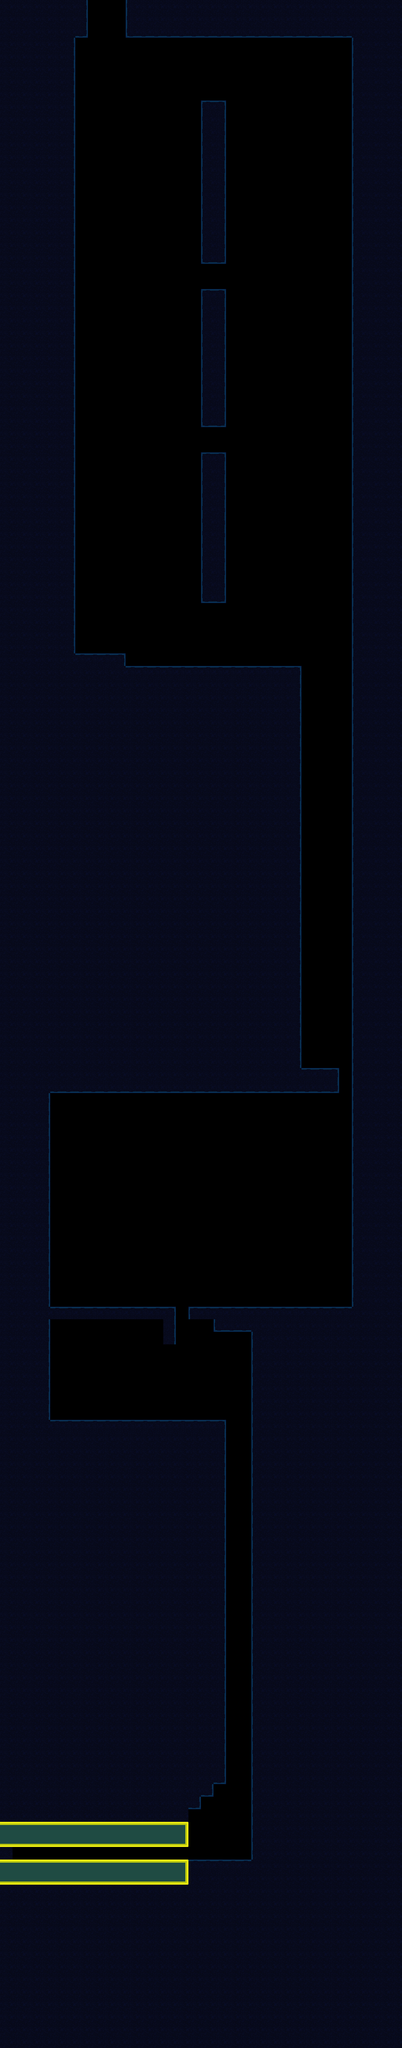

The image is a tile-based game level rendered from a .tmx file. Its description and source (layers, tilesets, objects; grid data summarised) follow:
An orthogonal 32x163 tile map with 32x32 px tiles, 1 tile layer (Ground), 1 hidden layer not drawn, 2 tilesets and 48 objects (19x Urchin, 12x Light, 5x Bubble, 2x Lever, 2x Door, ...).

<map version="1.10" tiledversion="1.10.2" orientation="orthogonal" renderorder="right-down" width="32" height="163" tilewidth="32" tileheight="32" infinite="0" nextlayerid="4" nextobjectid="173">
 <editorsettings>
  <export target="../maps/Chase.tmj" format="json" />
 </editorsettings>
 <tileset firstgid="1" name="MarkingTile" tilewidth="32" tileheight="32" tilecount="1" columns="1">
  <image source="../sampleTile.png" width="32" height="32" />
  <tile id="0">
   <properties>
    <property name="collides" type="bool" value="true" />
   </properties>
  </tile>
 </tileset>
 <tileset firstgid="2" name="AquaTile" tilewidth="32" tileheight="32" tilecount="100" columns="10">
  <image source="../StaticImages/tilesheet.png" width="320" height="320" />
  <tile id="0">
   <properties>
    <property name="collides" type="bool" value="false" />
   </properties>
  </tile>
  <tile id="1">
   <properties>
    <property name="collides" type="bool" value="true" />
   </properties>
  </tile>
  <tile id="2">
   <properties>
    <property name="collides" type="bool" value="true" />
   </properties>
  </tile>
  <tile id="3">
   <properties>
    <property name="collides" type="bool" value="true" />
   </properties>
  </tile>
  <tile id="4">
   <properties>
    <property name="collides" type="bool" value="false" />
   </properties>
  </tile>
  <tile id="5">
   <properties>
    <property name="collides" type="bool" value="true" />
   </properties>
  </tile>
  <tile id="6">
   <properties>
    <property name="collides" type="bool" value="true" />
   </properties>
  </tile>
  <tile id="7">
   <properties>
    <property name="collides" type="bool" value="true" />
   </properties>
  </tile>
  <tile id="8">
   <properties>
    <property name="collides" type="bool" value="false" />
   </properties>
  </tile>
  <tile id="9">
   <properties>
    <property name="collides" type="bool" value="false" />
   </properties>
  </tile>
  <tile id="10">
   <properties>
    <property name="collides" type="bool" value="false" />
   </properties>
  </tile>
  <tile id="11">
   <properties>
    <property name="collides" type="bool" value="true" />
   </properties>
  </tile>
  <tile id="12">
   <properties>
    <property name="collides" type="bool" value="false" />
   </properties>
  </tile>
  <tile id="13">
   <properties>
    <property name="collides" type="bool" value="true" />
   </properties>
  </tile>
  <tile id="14">
   <properties>
    <property name="collides" type="bool" value="false" />
   </properties>
  </tile>
  <tile id="15">
   <properties>
    <property name="collides" type="bool" value="true" />
   </properties>
  </tile>
  <tile id="16">
   <properties>
    <property name="collides" type="bool" value="true" />
   </properties>
  </tile>
  <tile id="17">
   <properties>
    <property name="collides" type="bool" value="true" />
   </properties>
  </tile>
  <tile id="18">
   <properties>
    <property name="collides" type="bool" value="false" />
   </properties>
  </tile>
  <tile id="19">
   <properties>
    <property name="collides" type="bool" value="false" />
   </properties>
  </tile>
  <tile id="20">
   <properties>
    <property name="collides" type="bool" value="false" />
   </properties>
  </tile>
  <tile id="21">
   <properties>
    <property name="collides" type="bool" value="true" />
   </properties>
  </tile>
  <tile id="22">
   <properties>
    <property name="collides" type="bool" value="true" />
   </properties>
  </tile>
  <tile id="23">
   <properties>
    <property name="collides" type="bool" value="true" />
   </properties>
  </tile>
  <tile id="24">
   <properties>
    <property name="collides" type="bool" value="false" />
   </properties>
  </tile>
  <tile id="25">
   <properties>
    <property name="collides" type="bool" value="true" />
   </properties>
  </tile>
  <tile id="26">
   <properties>
    <property name="collides" type="bool" value="true" />
   </properties>
  </tile>
  <tile id="27">
   <properties>
    <property name="collides" type="bool" value="true" />
   </properties>
  </tile>
  <tile id="28">
   <properties>
    <property name="collides" type="bool" value="false" />
   </properties>
  </tile>
  <tile id="29">
   <properties>
    <property name="collides" type="bool" value="false" />
   </properties>
  </tile>
  <tile id="30">
   <properties>
    <property name="collides" type="bool" value="false" />
   </properties>
  </tile>
  <tile id="31">
   <properties>
    <property name="collides" type="bool" value="false" />
   </properties>
  </tile>
  <tile id="32">
   <properties>
    <property name="collides" type="bool" value="false" />
   </properties>
  </tile>
  <tile id="33">
   <properties>
    <property name="collides" type="bool" value="false" />
   </properties>
  </tile>
  <tile id="34">
   <properties>
    <property name="collides" type="bool" value="false" />
   </properties>
  </tile>
  <tile id="35">
   <properties>
    <property name="collides" type="bool" value="false" />
   </properties>
  </tile>
  <tile id="36">
   <properties>
    <property name="collides" type="bool" value="false" />
   </properties>
  </tile>
  <tile id="37">
   <properties>
    <property name="collides" type="bool" value="false" />
   </properties>
  </tile>
  <tile id="38">
   <properties>
    <property name="collides" type="bool" value="false" />
   </properties>
  </tile>
  <tile id="39">
   <properties>
    <property name="collides" type="bool" value="false" />
   </properties>
  </tile>
  <tile id="40">
   <properties>
    <property name="collides" type="bool" value="false" />
   </properties>
  </tile>
  <tile id="41">
   <properties>
    <property name="collides" type="bool" value="true" />
   </properties>
  </tile>
  <tile id="42">
   <properties>
    <property name="collides" type="bool" value="true" />
   </properties>
  </tile>
  <tile id="43">
   <properties>
    <property name="collides" type="bool" value="true" />
   </properties>
  </tile>
  <tile id="44">
   <properties>
    <property name="collides" type="bool" value="false" />
   </properties>
  </tile>
  <tile id="45">
   <properties>
    <property name="collides" type="bool" value="false" />
   </properties>
  </tile>
  <tile id="46">
   <properties>
    <property name="collides" type="bool" value="false" />
   </properties>
  </tile>
  <tile id="47">
   <properties>
    <property name="collides" type="bool" value="false" />
   </properties>
  </tile>
  <tile id="48">
   <properties>
    <property name="collides" type="bool" value="false" />
   </properties>
  </tile>
  <tile id="49">
   <properties>
    <property name="collides" type="bool" value="false" />
   </properties>
  </tile>
  <tile id="50">
   <properties>
    <property name="collides" type="bool" value="false" />
   </properties>
  </tile>
  <tile id="51">
   <properties>
    <property name="collides" type="bool" value="true" />
   </properties>
  </tile>
  <tile id="52">
   <properties>
    <property name="collides" type="bool" value="true" />
   </properties>
  </tile>
  <tile id="53">
   <properties>
    <property name="collides" type="bool" value="true" />
   </properties>
  </tile>
  <tile id="54">
   <properties>
    <property name="collides" type="bool" value="false" />
   </properties>
  </tile>
  <tile id="55">
   <properties>
    <property name="collides" type="bool" value="false" />
   </properties>
  </tile>
  <tile id="56">
   <properties>
    <property name="collides" type="bool" value="false" />
   </properties>
  </tile>
  <tile id="57">
   <properties>
    <property name="collides" type="bool" value="false" />
   </properties>
  </tile>
  <tile id="58">
   <properties>
    <property name="collides" type="bool" value="false" />
   </properties>
  </tile>
  <tile id="59">
   <properties>
    <property name="collides" type="bool" value="false" />
   </properties>
  </tile>
  <tile id="60">
   <properties>
    <property name="collides" type="bool" value="false" />
   </properties>
  </tile>
  <tile id="61">
   <properties>
    <property name="collides" type="bool" value="true" />
   </properties>
  </tile>
  <tile id="62">
   <properties>
    <property name="collides" type="bool" value="true" />
   </properties>
  </tile>
  <tile id="63">
   <properties>
    <property name="collides" type="bool" value="true" />
   </properties>
  </tile>
  <tile id="64">
   <properties>
    <property name="collides" type="bool" value="false" />
   </properties>
  </tile>
  <tile id="65">
   <properties>
    <property name="collides" type="bool" value="false" />
   </properties>
  </tile>
  <tile id="66">
   <properties>
    <property name="collides" type="bool" value="false" />
   </properties>
  </tile>
  <tile id="67">
   <properties>
    <property name="collides" type="bool" value="false" />
   </properties>
  </tile>
  <tile id="68">
   <properties>
    <property name="collides" type="bool" value="false" />
   </properties>
  </tile>
  <tile id="69">
   <properties>
    <property name="collides" type="bool" value="false" />
   </properties>
  </tile>
  <tile id="70">
   <properties>
    <property name="collides" type="bool" value="false" />
   </properties>
  </tile>
  <tile id="71">
   <properties>
    <property name="collides" type="bool" value="false" />
   </properties>
  </tile>
  <tile id="72">
   <properties>
    <property name="collides" type="bool" value="false" />
   </properties>
  </tile>
  <tile id="73">
   <properties>
    <property name="collides" type="bool" value="false" />
   </properties>
  </tile>
  <tile id="74">
   <properties>
    <property name="collides" type="bool" value="false" />
   </properties>
  </tile>
  <tile id="75">
   <properties>
    <property name="collides" type="bool" value="false" />
   </properties>
  </tile>
  <tile id="76">
   <properties>
    <property name="collides" type="bool" value="false" />
   </properties>
  </tile>
  <tile id="77">
   <properties>
    <property name="collides" type="bool" value="false" />
   </properties>
  </tile>
  <tile id="78">
   <properties>
    <property name="collides" type="bool" value="false" />
   </properties>
  </tile>
  <tile id="79">
   <properties>
    <property name="collides" type="bool" value="false" />
   </properties>
  </tile>
  <tile id="80">
   <properties>
    <property name="collides" type="bool" value="false" />
   </properties>
  </tile>
  <tile id="81">
   <properties>
    <property name="collides" type="bool" value="false" />
   </properties>
  </tile>
  <tile id="82">
   <properties>
    <property name="collides" type="bool" value="false" />
   </properties>
  </tile>
  <tile id="83">
   <properties>
    <property name="collides" type="bool" value="false" />
   </properties>
  </tile>
  <tile id="84">
   <properties>
    <property name="collides" type="bool" value="false" />
   </properties>
  </tile>
  <tile id="85">
   <properties>
    <property name="collides" type="bool" value="false" />
   </properties>
  </tile>
  <tile id="86">
   <properties>
    <property name="collides" type="bool" value="false" />
   </properties>
  </tile>
  <tile id="87">
   <properties>
    <property name="collides" type="bool" value="false" />
   </properties>
  </tile>
  <tile id="88">
   <properties>
    <property name="collides" type="bool" value="false" />
   </properties>
  </tile>
  <tile id="89">
   <properties>
    <property name="collides" type="bool" value="false" />
   </properties>
  </tile>
  <tile id="90">
   <properties>
    <property name="collides" type="bool" value="false" />
   </properties>
  </tile>
  <tile id="91">
   <properties>
    <property name="collides" type="bool" value="false" />
   </properties>
  </tile>
  <tile id="92">
   <properties>
    <property name="collides" type="bool" value="false" />
   </properties>
  </tile>
  <tile id="93">
   <properties>
    <property name="collides" type="bool" value="false" />
   </properties>
  </tile>
  <tile id="94">
   <properties>
    <property name="collides" type="bool" value="false" />
   </properties>
  </tile>
  <tile id="95">
   <properties>
    <property name="collides" type="bool" value="false" />
   </properties>
  </tile>
  <tile id="96">
   <properties>
    <property name="collides" type="bool" value="false" />
   </properties>
  </tile>
  <tile id="97">
   <properties>
    <property name="collides" type="bool" value="false" />
   </properties>
  </tile>
  <tile id="98">
   <properties>
    <property name="collides" type="bool" value="false" />
   </properties>
  </tile>
  <tile id="99">
   <properties>
    <property name="collides" type="bool" value="false" />
   </properties>
  </tile>
 </tileset>
 <layer id="1" name="Blocking" width="32" height="163" visible="0">
  <data>[5216 cells, 227 non-empty, 1 distinct tile ids]</data>
 </layer>
 <layer id="3" name="Ground" width="32" height="163">
  <data>[5216 cells, 3422 non-empty, 13 distinct tile ids]</data>
 </layer>
 <objectgroup id="2" name="ObjectLayer">
  <properties>
   <property name="Level" value="Level2" />
  </properties>
  <object id="41" name="Lizard" x="80.425" y="4727.39">
   <point />
  </object>
  <object id="87" name="Urchin" x="582" y="4538">
   <point />
  </object>
  <object id="88" name="Urchin" x="580" y="4508">
   <point />
  </object>
  <object id="89" name="Urchin" x="582" y="4462">
   <point />
  </object>
  <object id="90" name="Urchin" x="582" y="4410">
   <point />
  </object>
  <object id="91" name="Urchin" x="582" y="4364">
   <point />
  </object>
  <object id="92" name="Urchin" x="582" y="4320">
   <point />
  </object>
  <object id="93" name="Urchin" x="636" y="4142">
   <point />
  </object>
  <object id="94" name="Urchin" x="634" y="4112">
   <point />
  </object>
  <object id="95" name="Urchin" x="636" y="4066">
   <point />
  </object>
  <object id="96" name="Urchin" x="636" y="4014">
   <point />
  </object>
  <object id="97" name="Urchin" x="636" y="3968">
   <point />
  </object>
  <object id="98" name="Urchin" x="636" y="3924">
   <point />
  </object>
  <object id="108" name="Urchin" x="574" y="3732">
   <point />
  </object>
  <object id="109" name="Urchin" x="574" y="3686">
   <point />
  </object>
  <object id="110" name="Urchin" x="574" y="3642">
   <point />
  </object>
  <object id="113" name="Lever" x="138" y="2810">
   <properties>
    <property name="rotation" type="int" value="90" />
   </properties>
   <point />
  </object>
  <object id="114" name="Lever" x="888" y="2812">
   <properties>
    <property name="rotation" type="int" value="-90" />
   </properties>
   <point />
  </object>
  <object id="115" name="Door" x="864" y="2752">
   <properties>
    <property name="Lever" type="object" value="113" />
   </properties>
   <point />
  </object>
  <object id="116" name="Door" x="864" y="2720">
   <properties>
    <property name="Lever" type="object" value="114" />
   </properties>
   <point />
  </object>
  <object id="117" name="Jelly" x="786" y="1882">
   <properties>
    <property name="ceiling" type="int" value="1800" />
    <property name="floor" type="int" value="2500" />
   </properties>
   <point />
  </object>
  <object id="119" name="spikePirahna" x="536" y="1618">
   <properties>
    <property name="rotation" type="int" value="0" />
   </properties>
   <point />
  </object>
  <object id="121" name="spikePirahna" x="550" y="720">
   <properties>
    <property name="rotation" type="int" value="180" />
   </properties>
   <point />
  </object>
  <object id="125" name="Urchin" x="214" y="1124">
   <point />
  </object>
  <object id="126" name="Urchin" x="866" y="1138">
   <point />
  </object>
  <object id="127" name="Urchin" x="872" y="698">
   <point />
  </object>
  <object id="128" name="Urchin" x="218" y="706">
   <point />
  </object>
  <object id="129" name="multiPirahna" x="544" y="3292">
   <properties>
    <property name="health" type="int" value="1" />
   </properties>
   <point />
  </object>
  <object id="143" name="Jelly" x="876" y="2464">
   <properties>
    <property name="ceiling" type="int" value="1800" />
    <property name="floor" type="int" value="2500" />
   </properties>
   <point />
  </object>
  <object id="144" name="Bubble" x="827" y="1702">
   <point />
  </object>
  <object id="145" name="Bubble" x="552" y="2800">
   <point />
  </object>
  <object id="146" name="Bubble" x="589" y="1357">
   <point />
  </object>
  <object id="147" name="Bubble" x="492" y="918">
   <point />
  </object>
  <object id="148" name="Bubble" x="588" y="459">
   <point />
  </object>
  <object id="149" name="SceneSwitch" x="271" y="49">
   <properties>
    <property name="Level" value="Chase2" />
   </properties>
   <point />
  </object>
  <object id="150" name="chaseAngler" x="265" y="5050">
   <point />
  </object>
  <object id="151" name="Light" x="500" y="3345">
   <properties>
    <property name="intensity" type="int" value="3" />
    <property name="radius" type="int" value="600" />
   </properties>
   <point />
  </object>
  <object id="152" name="Light" x="850" y="2778">
   <properties>
    <property name="intensity" type="int" value="500" />
    <property name="radius" type="int" value="2" />
   </properties>
   <point />
  </object>
  <object id="163" name="Light" x="922" y="2782">
   <properties>
    <property name="intensity" type="int" value="3" />
    <property name="radius" type="int" value="600" />
   </properties>
   <point />
  </object>
  <object id="164" name="Light" x="114" y="2776">
   <properties>
    <property name="intensity" type="int" value="3" />
    <property name="radius" type="int" value="600" />
   </properties>
   <point />
  </object>
  <object id="165" name="Light" x="540" y="1488">
   <properties>
    <property name="intensity" type="int" value="3" />
    <property name="radius" type="int" value="600" />
   </properties>
   <point />
  </object>
  <object id="166" name="Light" x="532" y="1160">
   <properties>
    <property name="intensity" type="int" value="3" />
    <property name="radius" type="int" value="600" />
   </properties>
   <point />
  </object>
  <object id="167" name="Light" x="544" y="1032">
   <properties>
    <property name="intensity" type="int" value="3" />
    <property name="radius" type="int" value="600" />
   </properties>
   <point />
  </object>
  <object id="168" name="Light" x="548" y="792">
   <properties>
    <property name="intensity" type="int" value="3" />
    <property name="radius" type="int" value="600" />
   </properties>
   <point />
  </object>
  <object id="169" name="Light" x="540" y="618">
   <properties>
    <property name="intensity" type="int" value="3" />
    <property name="radius" type="int" value="600" />
   </properties>
   <point />
  </object>
  <object id="170" name="Light" x="550" y="264">
   <properties>
    <property name="intensity" type="int" value="3" />
    <property name="radius" type="int" value="600" />
   </properties>
   <point />
  </object>
  <object id="171" name="Light" x="340" y="54">
   <properties>
    <property name="intensity" type="int" value="3" />
    <property name="radius" type="int" value="600" />
   </properties>
   <point />
  </object>
  <object id="172" name="Light" x="210" y="60">
   <properties>
    <property name="intensity" type="int" value="3" />
    <property name="radius" type="int" value="600" />
   </properties>
   <point />
  </object>
 </objectgroup>
</map>
